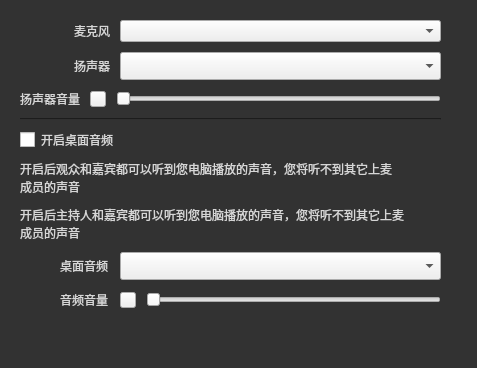
            <widget class="QWidget" name="page_audio">
             <property name="styleSheet">
              <string notr="true"/>
             </property>
             <layout class="QHBoxLayout" name="horizontalLayout_2">
              <property name="spacing">
               <number>0</number>
              </property>
              <property name="leftMargin">
               <number>0</number>
              </property>
              <property name="topMargin">
               <number>0</number>
              </property>
              <property name="rightMargin">
               <number>0</number>
              </property>
              <property name="bottomMargin">
               <number>0</number>
              </property>
              <item>
               <widget class="QWidget" name="widget_4" native="true">
                <property name="styleSheet">
                 <string notr="true">QWidget#widget_4{
background-color: rgb(50, 50, 50);
}</string>
                </property>
                <layout class="QVBoxLayout" name="verticalLayout_11">
                 <property name="spacing">
                  <number>10</number>
                 </property>
                 <property name="leftMargin">
                  <number>20</number>
                 </property>
                 <property name="topMargin">
                  <number>20</number>
                 </property>
                 <property name="rightMargin">
                  <number>36</number>
                 </property>
                 <item>
                  <layout class="QHBoxLayout" name="horizontalLayout_5">
                   <property name="spacing">
                    <number>10</number>
                   </property>
                   <item>
                    <spacer name="horizontalSpacer_5">
                     <property name="orientation">
                      <enum>Qt::Horizontal</enum>
                     </property>
                     <property name="sizeHint" stdset="0">
                      <size>
                       <width>40</width>
                       <height>20</height>
                      </size>
                     </property>
                    </spacer>
                   </item>
                   <item>
                    <widget class="QLabel" name="label_2">
                     <property name="minimumSize">
                      <size>
                       <width>36</width>
                       <height>0</height>
                      </size>
                     </property>
                     <property name="maximumSize">
                      <size>
                       <width>36</width>
                       <height>16777215</height>
                      </size>
                     </property>
                     <property name="styleSheet">
                      <string notr="true">font-size : 12px;
font-family : 微软雅黑;
color : #D6D6D6;</string>
                     </property>
                     <property name="text">
                      <string>麦克风</string>
                     </property>
                    </widget>
                   </item>
                   <item>
                    <widget class="ComboBox" name="comboBox_micDev">
                     <property name="minimumSize">
                      <size>
                       <width>321</width>
                       <height>0</height>
                      </size>
                     </property>
                     <property name="maximumSize">
                      <size>
                       <width>321</width>
                       <height>28</height>
                      </size>
                     </property>
                    </widget>
                   </item>
                  </layout>
                 </item>
                 <item>
                  <layout class="QHBoxLayout" name="horizontalLayout_6">
                   <property name="spacing">
                    <number>10</number>
                   </property>
                   <item>
                    <spacer name="horizontalSpacer_6">
                     <property name="orientation">
                      <enum>Qt::Horizontal</enum>
                     </property>
                     <property name="sizeHint" stdset="0">
                      <size>
                       <width>40</width>
                       <height>20</height>
                      </size>
                     </property>
                    </spacer>
                   </item>
                   <item>
                    <widget class="QLabel" name="label_3">
                     <property name="minimumSize">
                      <size>
                       <width>36</width>
                       <height>0</height>
                      </size>
                     </property>
                     <property name="maximumSize">
                      <size>
                       <width>36</width>
                       <height>16777215</height>
                      </size>
                     </property>
                     <property name="styleSheet">
                      <string notr="true">font-size : 12px;
font-family : 微软雅黑;
color : #D6D6D6;</string>
                     </property>
                     <property name="text">
                      <string>扬声器</string>
                     </property>
                    </widget>
                   </item>
                   <item>
                    <widget class="ComboBox" name="comboBox_playerDev">
                     <property name="minimumSize">
                      <size>
                       <width>321</width>
                       <height>28</height>
                      </size>
                     </property>
                     <property name="maximumSize">
                      <size>
                       <width>321</width>
                       <height>28</height>
                      </size>
                     </property>
                    </widget>
                   </item>
                  </layout>
                 </item>
                 <item>
                  <layout class="QHBoxLayout" name="horizontalLayout_23">
                   <property name="spacing">
                    <number>10</number>
                   </property>
                   <item>
                    <widget class="QLabel" name="label_8">
                     <property name="styleSheet">
                      <string notr="true">font-size : 12px;
font-family : 微软雅黑;
color : #D6D6D6;</string>
                     </property>
                     <property name="text">
                      <string>扬声器音量</string>
                     </property>
                    </widget>
                   </item>
                   <item>
                    <widget class="PushButton" name="btnPlayer">
                     <property name="minimumSize">
                      <size>
                       <width>16</width>
                       <height>16</height>
                      </size>
                     </property>
                     <property name="maximumSize">
                      <size>
                       <width>16</width>
                       <height>16</height>
                      </size>
                     </property>
                     <property name="text">
                      <string/>
                     </property>
                    </widget>
                   </item>
                   <item>
                    <widget class="QSlider" name="playerVolumeSlider">
                     <property name="tracking">
                      <bool>true</bool>
                     </property>
                     <property name="orientation">
                      <enum>Qt::Horizontal</enum>
                     </property>
                     <property name="invertedAppearance">
                      <bool>false</bool>
                     </property>
                     <property name="invertedControls">
                      <bool>false</bool>
                     </property>
                     <property name="tickPosition">
                      <enum>QSlider::NoTicks</enum>
                     </property>
                     <property name="tickInterval">
                      <number>0</number>
                     </property>
                    </widget>
                   </item>
                  </layout>
                 </item>
                 <item>
                  <widget class="Line" name="line_4T">
                   <property name="minimumSize">
                    <size>
                     <width>0</width>
                     <height>2</height>
                    </size>
                   </property>
                   <property name="maximumSize">
                    <size>
                     <width>16777215</width>
                     <height>2</height>
                    </size>
                   </property>
                   <property name="styleSheet">
                    <string notr="true">background-color: rgb(42, 42, 42);</string>
                   </property>
                   <property name="frameShadow">
                    <enum>QFrame::Sunken</enum>
                   </property>
                   <property name="orientation">
                    <enum>Qt::Horizontal</enum>
                   </property>
                  </widget>
                 </item>
                 <item>
                  <widget class="QWidget" name="widget_desktopCapture" native="true">
                   <layout class="QVBoxLayout" name="verticalLayout_16">
                    <property name="spacing">
                     <number>10</number>
                    </property>
                    <property name="leftMargin">
                     <number>0</number>
                    </property>
                    <property name="topMargin">
                     <number>0</number>
                    </property>
                    <property name="rightMargin">
                     <number>0</number>
                    </property>
                    <item>
                     <layout class="QVBoxLayout" name="verticalLayout_5">
                      <item>
                       <layout class="QHBoxLayout" name="horizontalLayout_19">
                        <property name="spacing">
                         <number>0</number>
                        </property>
                        <item>
                         <widget class="QCheckBox" name="chkbDesktopAudio">
                          <property name="sizePolicy">
                           <sizepolicy hsizetype="Fixed" vsizetype="Fixed">
                            <horstretch>0</horstretch>
                            <verstretch>0</verstretch>
                           </sizepolicy>
                          </property>
                          <property name="styleSheet">
                           <string notr="true">QCheckBox {font: 12px bold; color: rgb(214, 214, 214);}
QCheckBox:disabled {font: 12px bold; color: rgb(142, 142, 142);}
QCheckBox::indicator {width: 15px; height: 15px;}
QCheckBox::indicator:checked {border-image:url(:/sysButton/img/sysButton/check.png);}
QCheckBox::indicator:unchecked {border-image:url(:/sysButton/img/sysButton/uncheck.png);}
QCheckBox::indicator:checked:disabled {border-image:url(:/sysButton/img/sysButton/check.png);}
QCheckBox::indicator:unchecked:disabled {border-image:url(:/sysButton/img/sysButton/uncheck.png);}</string>
                          </property>
                          <property name="text">
                           <string>开启桌面音频</string>
                          </property>
                         </widget>
                        </item>
                        <item>
                         <spacer name="horizontalSpacer_25">
                          <property name="orientation">
                           <enum>Qt::Horizontal</enum>
                          </property>
                          <property name="sizeType">
                           <enum>QSizePolicy::Fixed</enum>
                          </property>
                          <property name="sizeHint" stdset="0">
                           <size>
                            <width>4</width>
                            <height>20</height>
                           </size>
                          </property>
                         </spacer>
                        </item>
                        <item>
                         <widget class="QLabel" name="labDesktopAudio">
                          <property name="minimumSize">
                           <size>
                            <width>14</width>
                            <height>14</height>
                           </size>
                          </property>
                          <property name="maximumSize">
                           <size>
                            <width>14</width>
                            <height>14</height>
                           </size>
                          </property>
                          <property name="styleSheet">
                           <string notr="true"/>
                          </property>
                          <property name="text">
                           <string/>
                          </property>
                         </widget>
                        </item>
                        <item>
                         <spacer name="horizontalSpacer_21">
                          <property name="orientation">
                           <enum>Qt::Horizontal</enum>
                          </property>
                          <property name="sizeHint" stdset="0">
                           <size>
                            <width>40</width>
                            <height>20</height>
                           </size>
                          </property>
                         </spacer>
                        </item>
                       </layout>
                      </item>
                      <item>
                       <widget class="QLabel" name="label_hostTips">
                        <property name="styleSheet">
                         <string notr="true">font-size : 12px;
font-family : 微软雅黑;
color : #D6D6D6;;</string>
                        </property>
                        <property name="text">
                         <string>开启后观众和嘉宾都可以听到您电脑播放的声音，您将听不到其它上麦
成员的声音</string>
                        </property>
                       </widget>
                      </item>
                      <item>
                       <widget class="QLabel" name="label_guestTips">
                        <property name="styleSheet">
                         <string notr="true">font-size : 12px;
font-family : 微软雅黑;
color : #D6D6D6;</string>
                        </property>
                        <property name="text">
                         <string>开启后主持人和嘉宾都可以听到您电脑播放的声音，您将听不到其它上麦
成员的声音</string>
                        </property>
                       </widget>
                      </item>
                     </layout>
                    </item>
                    <item>
                     <layout class="QHBoxLayout" name="horizontalLayout_20">
                      <property name="spacing">
                       <number>10</number>
                      </property>
                      <item>
                       <spacer name="horizontalSpacer_15">
                        <property name="orientation">
                         <enum>Qt::Horizontal</enum>
                        </property>
                        <property name="sizeHint" stdset="0">
                         <size>
                          <width>40</width>
                          <height>20</height>
                         </size>
                        </property>
                       </spacer>
                      </item>
                      <item>
                       <widget class="QLabel" name="label">
                        <property name="minimumSize">
                         <size>
                          <width>50</width>
                          <height>0</height>
                         </size>
                        </property>
                        <property name="maximumSize">
                         <size>
                          <width>50</width>
                          <height>16777215</height>
                         </size>
                        </property>
                        <property name="styleSheet">
                         <string notr="true">font-size : 12px;
font-family : 微软雅黑;
color : #D6D6D6;</string>
                        </property>
                        <property name="text">
                         <string>桌面音频</string>
                        </property>
                       </widget>
                      </item>
                      <item>
                       <widget class="QComboBox" name="comboBox_playCapture">
                        <property name="minimumSize">
                         <size>
                          <width>321</width>
                          <height>28</height>
                         </size>
                        </property>
                        <property name="maximumSize">
                         <size>
                          <width>321</width>
                          <height>28</height>
                         </size>
                        </property>
                       </widget>
                      </item>
                     </layout>
                    </item>
                    <item>
                     <layout class="QHBoxLayout" name="horizontalLayout_21">
                      <property name="spacing">
                       <number>10</number>
                      </property>
                      <item>
                       <spacer name="horizontalSpacer_16">
                        <property name="orientation">
                         <enum>Qt::Horizontal</enum>
                        </property>
                        <property name="sizeHint" stdset="0">
                         <size>
                          <width>40</width>
                          <height>20</height>
                         </size>
                        </property>
                       </spacer>
                      </item>
                      <item>
                       <widget class="QLabel" name="label_12">
                        <property name="minimumSize">
                         <size>
                          <width>50</width>
                          <height>0</height>
                         </size>
                        </property>
                        <property name="maximumSize">
                         <size>
                          <width>50</width>
                          <height>16777215</height>
                         </size>
                        </property>
                        <property name="styleSheet">
                         <string notr="true">font-size : 12px;
font-family : 微软雅黑;
color : #D6D6D6;</string>
                        </property>
                        <property name="text">
                         <string>音频音量</string>
                        </property>
                       </widget>
                      </item>
                      <item>
                       <widget class="PushButton" name="pushButton_deskTopCaptureVolmue">
                        <property name="minimumSize">
                         <size>
                          <width>16</width>
                          <height>16</height>
                         </size>
                        </property>
                        <property name="maximumSize">
                         <size>
                          <width>16</width>
                          <height>16</height>
                         </size>
                        </property>
                        <property name="text">
                         <string/>
                        </property>
                       </widget>
                      </item>
                      <item>
                       <widget class="QSlider" name="speakerVolumeSlider">
                        <property name="minimumSize">
                         <size>
                          <width>295</width>
                          <height>0</height>
                         </size>
                        </property>
                        <property name="tracking">
                         <bool>true</bool>
                        </property>
                        <property name="orientation">
                         <enum>Qt::Horizontal</enum>
                        </property>
                        <property name="invertedAppearance">
                         <bool>false</bool>
                        </property>
                        <property name="invertedControls">
                         <bool>false</bool>
                        </property>
                        <property name="tickPosition">
                         <enum>QSlider::NoTicks</enum>
                        </property>
                        <property name="tickInterval">
                         <number>0</number>
                        </property>
                       </widget>
                      </item>
                     </layout>
                    </item>
                   </layout>
                  </widget>
                 </item>
                 <item>
                  <spacer name="verticalSpacer_2">
                   <property name="orientation">
                    <enum>Qt::Vertical</enum>
                   </property>
                   <property name="sizeHint" stdset="0">
                    <size>
                     <width>20</width>
                     <height>40</height>
                    </size>
                   </property>
                  </spacer>
                 </item>
                </layout>
               </widget>
              </item>
             </layout>
            </widget>
